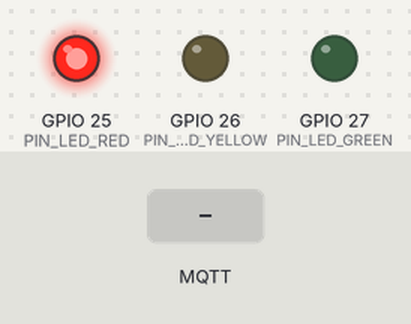
Recording of a sketch running on a simulated ESP32. Parts: output pins drawn as LEDs (lit = HIGH). Inputs (shaded band) come from the test bench. WiFi joins after 1.5 s; servers stay silent unless stated; no MQTT or app messages arrive unless stated; what the sketch prints to the serial monitor is not drawn.

Above: at 2.7 s.
2.8 s: MQTT message "GREEN" arrives on the first subscribed topic
At 3.1 s:
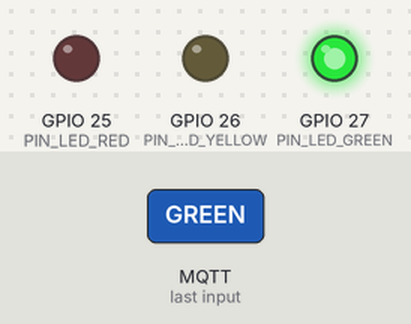
4.3 s: MQTT message "YELLOW" arrives on the first subscribed topic
At 5.5 s:
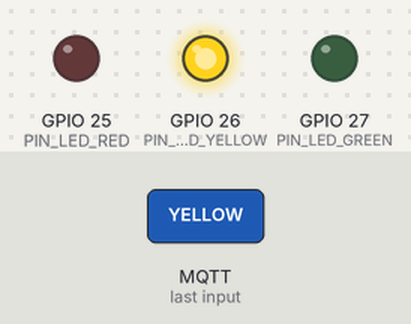
5.8 s: MQTT message "RED" arrives on the first subscribed topic
At 36.7 s:
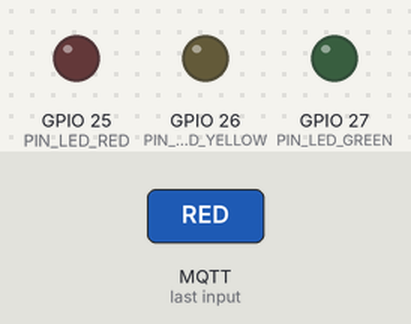
Timing chart, 0 to 38.8 s (numbered marks = the images above; inputs shaded):
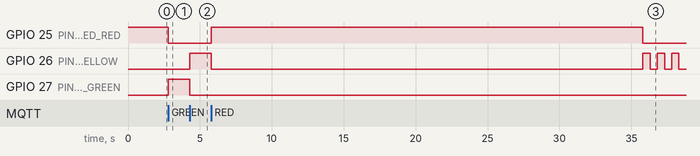

The sketch:

firmware.ino
```cpp
/*
 * SETMS — ESP32 Miniature Traffic Signal Firmware (Milestone 9)
 * Connects to local WiFi and Mosquitto MQTT broker.
 * Controls 3-state intersection LED lights (Red, Yellow, Green).
 *
 * Safety Invariant:
 * Includes hardcoded failsafe timeout. If broker communication is lost for
 * > 30 seconds, enters blinking YELLOW cautionary failsafe mode.
 */

#include <WiFi.h>
#include <PubSubClient.h>
#include <ArduinoJson.h>

// WiFi Configuration (Configure for local demo router)
const char* WIFI_SSID     = "SETMS-Demo-AP";
const char* WIFI_PASSWORD = "EmergencyTraffic2026";

// MQTT Broker Configuration
const char* MQTT_BROKER   = "192.168.1.100"; // IP of SETMS backend host
const int   MQTT_PORT     = 1883;
const char* MQTT_USER     = "setms_device";
const char* MQTT_PASS     = "device_secret";

// Device & Signal Identifier
const char* DEVICE_ID     = "esp32-sig-b2";
const char* SIGNAL_ID     = "SIG-B2";

// Hardware GPIO Pin Mapping (Miniature Traffic Light Module)
const int PIN_LED_RED     = 25;
const int PIN_LED_YELLOW  = 26;
const int PIN_LED_GREEN   = 27;

// Topics
const char* TOPIC_PHASE_CMD  = "setms/signals/SIG-B2/phase";
const char* TOPIC_HEARTBEAT  = "setms/devices/esp32-sig-b2/heartbeat";
const char* TOPIC_STATUS     = "setms/devices/esp32-sig-b2/status";

WiFiClient espClient;
PubSubClient mqttClient(espClient);

// Failsafe tracking
unsigned long lastCommandTime = 0;
const unsigned long FAILSAFE_TIMEOUT_MS = 30000; // 30 seconds
bool failsafeActive = false;

enum SignalState {
  STATE_RED,
  STATE_YELLOW,
  STATE_GREEN,
  STATE_FAILSAFE_BLINK
};

SignalState currentState = STATE_RED;

void setLEDs(bool red, bool yellow, bool green) {
  digitalWrite(PIN_LED_RED, red ? HIGH : LOW);
  digitalWrite(PIN_LED_YELLOW, yellow ? HIGH : LOW);
  digitalWrite(PIN_LED_GREEN, green ? HIGH : LOW);
}

void applyState(SignalState state) {
  currentState = state;
  switch (state) {
    case STATE_RED:
      setLEDs(true, false, false);
      break;
    case STATE_YELLOW:
      setLEDs(false, true, false);
      break;
    case STATE_GREEN:
      setLEDs(false, false, true);
      break;
    case STATE_FAILSAFE_BLINK:
      // Handled in main loop
      break;
  }
}

void mqttCallback(char* topic, byte* payload, unsigned int length) {
  char message[256];
  if (length >= sizeof(message)) return;
  memcpy(message, payload, length);
  message[length] = '\0';

  Serial.print("[MQTT RX] Topic: ");
  Serial.print(topic);
  Serial.print(" Payload: ");
  Serial.println(message);

  lastCommandTime = millis();
  failsafeActive = false;

  // Parse command (JSON or plain text phase)
  if (strstr(message, "GREEN") != NULL) {
    applyState(STATE_GREEN);
    Serial.println("-> Signal state set to GREEN (Corridor Preemption)");
  } else if (strstr(message, "YELLOW") != NULL) {
    applyState(STATE_YELLOW);
    Serial.println("-> Signal state set to YELLOW (Clearance Interval)");
  } else if (strstr(message, "RED") != NULL) {
    applyState(STATE_RED);
    Serial.println("-> Signal state set to RED (Normal Stop)");
  }
}

void connectWiFi() {
  Serial.print("Connecting to WiFi: ");
  Serial.println(WIFI_SSID);
  WiFi.begin(WIFI_SSID, WIFI_PASSWORD);
  int attempts = 0;
  while (WiFi.status() != WL_CONNECTED && attempts < 20) {
    delay(500);
    Serial.print(".");
    attempts++;
  }
  if (WiFi.status() == WL_CONNECTED) {
    Serial.println("\nWiFi connected! IP: " + WiFi.localIP().toString());
  } else {
    Serial.println("\nWiFi connection timed out. Entering offline failsafe.");
  }
}

void connectMQTT() {
  while (!mqttClient.connected()) {
    Serial.print("Connecting to MQTT broker...");
    if (mqttClient.connect(DEVICE_ID, MQTT_USER, MQTT_PASS, TOPIC_STATUS, 1, true, "{\"status\":\"offline\"}")) {
      Serial.println("connected!");
      mqttClient.subscribe(TOPIC_PHASE_CMD);
      mqttClient.publish(TOPIC_STATUS, "{\"status\":\"online\",\"signal_id\":\"SIG-B2\"}", true);
    } else {
      Serial.print("failed, rc=");
      Serial.print(mqttClient.state());
      Serial.println(" retrying in 3 seconds...");
      delay(3000);
      break; // Non-blocking loop iteration
    }
  }
}

void setup() {
  Serial.begin(115200);
  pinMode(PIN_LED_RED, OUTPUT);
  pinMode(PIN_LED_YELLOW, OUTPUT);
  pinMode(PIN_LED_GREEN, OUTPUT);

  // Initial state: Red
  applyState(STATE_RED);

  connectWiFi();
  mqttClient.setServer(MQTT_BROKER, MQTT_PORT);
  mqttClient.setCallback(mqttCallback);

  lastCommandTime = millis();
}

unsigned long lastHeartbeat = 0;
unsigned long lastBlinkToggle = 0;
bool blinkState = false;

void loop() {
  if (WiFi.status() == WL_CONNECTED) {
    if (!mqttClient.connected()) {
      connectMQTT();
    }
    mqttClient.loop();
  }

  // Check Failsafe Timeout
  if (millis() - lastCommandTime > FAILSAFE_TIMEOUT_MS) {
    if (!failsafeActive) {
      failsafeActive = true;
      Serial.println("⚠️ FAILSAFE ACTIVATED: Broker heartbeat timed out! Blinking cautionary yellow.");
    }
    // Blink yellow every 500ms
    if (millis() - lastBlinkToggle > 500) {
      lastBlinkToggle = millis();
      blinkState = !blinkState;
      setLEDs(false, blinkState, false);
    }
  }

  // Periodic Telemetry Heartbeat (every 10 seconds)
  if (millis() - lastHeartbeat > 10000 && mqttClient.connected()) {
    lastHeartbeat = millis();
    char hbPayload[128];
    snprintf(hbPayload, sizeof(hbPayload),
      "{\"device_id\":\"%s\",\"signal_id\":\"%s\",\"uptime_s\":%lu,\"rssi\":%d}",
      DEVICE_ID, SIGNAL_ID, millis() / 1000, WiFi.RSSI()
    );
    mqttClient.publish(TOPIC_HEARTBEAT, hbPayload);
  }
}
```

Measured:
- after the input at 2.8 s, GPIO 25 (PIN_LED_RED): HIGH → LOW at once; GPIO 27 (PIN_LED_GREEN): LOW → HIGH at once
- after the input at 4.3 s, GPIO 26 (PIN_LED_YELLOW): LOW → HIGH at once; GPIO 27 (PIN_LED_GREEN): HIGH → LOW at once
- after the input at 5.8 s, GPIO 25 (PIN_LED_RED): LOW → HIGH at once, → LOW 30.0 s later
